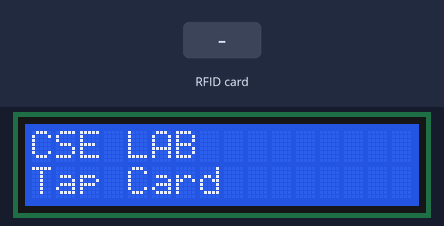
Simulated run of this sketch. Board: Arduino Uno, built with avr-gcc and run on an emulated ATmega328P. On the bench: 16×2 character LCD. The inputs (shaded band) are chosen by the test bench. What the sketch prints to the serial monitor is not drawn.

Above: at 1.3 s.
1.4 s: RFID card A6 59 37 BB held to the reader
At 1.9 s:
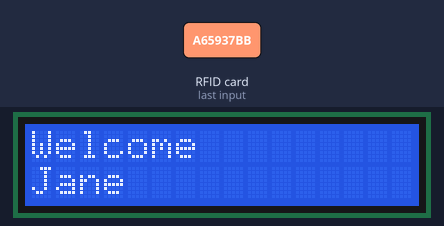
4.4 s: RFID card C1 C0 CD CF held to the reader
At 5.1 s:
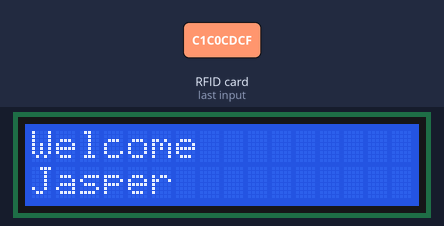
7.4 s: RFID card 5E 7A 19 C4 held to the reader
At 7.8 s:
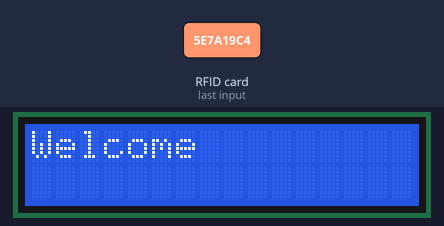
Timing chart, 0 to 10.4 s (numbered marks = the images above; inputs shaded):
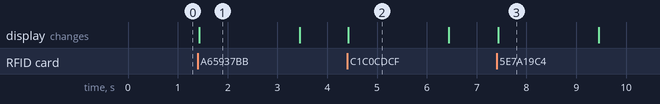

The sketch:

Access.ino
```cpp
//Keycard System

//Rfid lib
#include <SPI.h>
#include <MFRC522.h>


//lcd lib SDA=A4, SCL=A5
#include <LiquidCrystal_I2C.h>

//Initialize the LCD
LiquidCrystal_I2C lcd(0x27,  16, 2);

//Initialize the RFID Reader
#define SS_PIN 10
#define RST_PIN 7

MFRC522 rfid(SS_PIN, RST_PIN); // Instance of the class

MFRC522::MIFARE_Key key;
/*
Jane
A6 59 37 BB
John
08 33 AF 1B
Jewel
04 7C C6 DB
Jasper
C1 C0 CD CF
*/

const int numOfCards = 4;

String names[numOfCards] = {"Jane","John","Jewel","Jasper"};

void setup() {
  Serial.begin(9600);
  SPI.begin(); // Init SPI bus
  rfid.PCD_Init(); // Init RC522

  lcd.init();
  lcd.backlight();
  lcd.clear();
  lcd.setCursor(0,0);
  lcd.print("CSE LAB");
  lcd.setCursor(0,1);
  lcd.print("Tap Card");

}

void loop() {
  byte card_ID[4];//card UID size 4byte
  // Reset the loop if no new card present on the sensor/reader. This saves the entire process when idle.
  if ( ! rfid.PICC_IsNewCardPresent())
    return;

  // Verify if the NUID has been readed
  if ( ! rfid.PICC_ReadCardSerial())
    return;

  MFRC522::PICC_Type piccType = rfid.PICC_GetType(rfid.uid.sak);


  String id = ID(UID(rfid.uid.uidByte));

  Serial.print("UID :");
  Serial.print(id);
  Serial.println("");

  lcd.clear();
  lcd.setCursor(0,0);
  lcd.print("Welcome ");
  lcd.setCursor(0,1);
  lcd.print(id);

  delay(2000);
  lcd.clear();
  lcd.setCursor(0,0);
  lcd.print("CSE LAB");
  lcd.setCursor(0,1);
  lcd.print("Tap Card");


  rfid.PICC_HaltA(); // Halt PICC
}

//Funtion to return UID as a string
String UID(byte *buffer) {

  String index = "";

  for (byte i = 0; i < 4; i++) {

    String bit = String(buffer[i], HEX);
    index.concat(bit);
  }

 return index;
}

//Function to Map UID to Name
String ID(String uid){

  String Name = "";

  if (uid == "a65937bb"){
    Name = names[0];

  }

  else if (uid == "833af1b"){
    Name = names[1];

  }

  else if (uid == "47cc6db"){
    Name = names[2];

  }

  else if (uid == "c1c0cdcf"){
    Name = names[3];

  }

  return Name;

}
```

Measured:
- after the input at 1.4 s, the display: changes at once (image 1)
- after the input at 4.4 s, the display: changes at once (image 2)
- after the input at 7.4 s, the display: changes at once (image 3)
- what the display in image 1 shows lasts 2.0 s, from 1.4 s to 3.4 s
